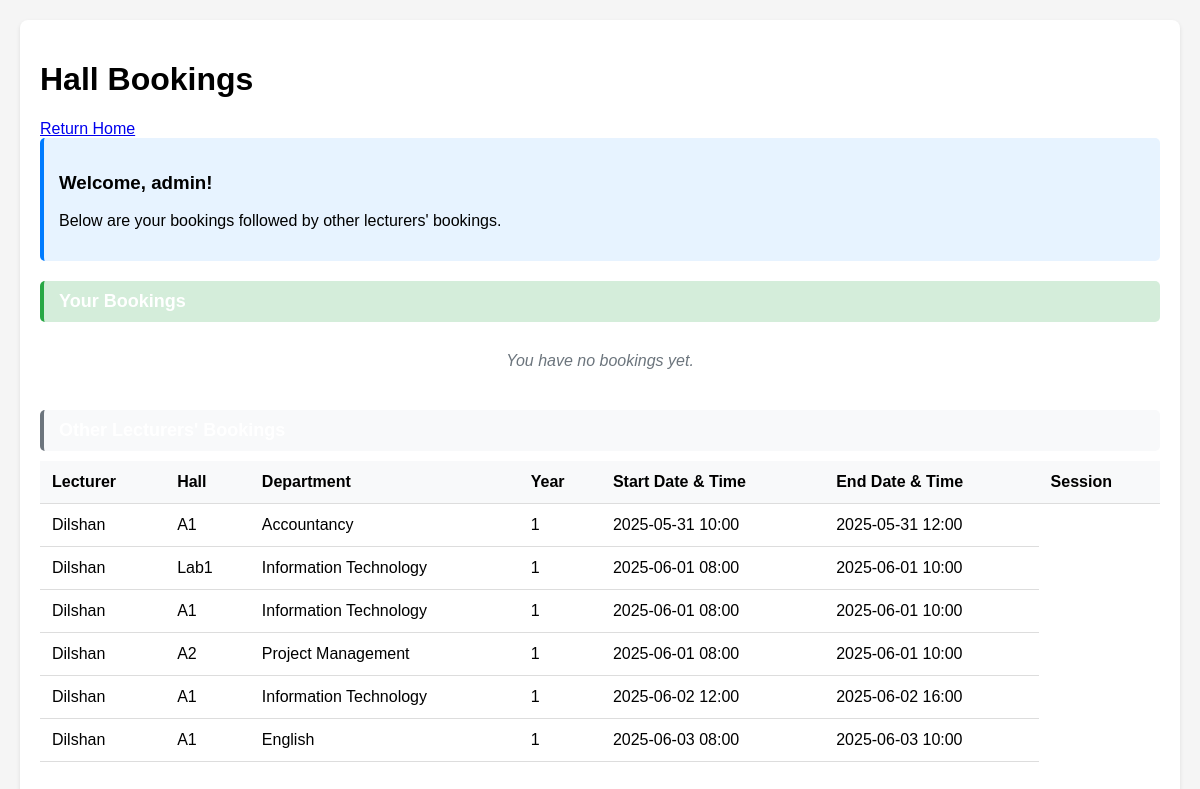
/view-bookings (signed in), run on the app's committed database.
### app.py (models this page shows)
class User(db.Model):
    id = db.Column(db.Integer,primary_key=True)
    name = db.Column(db.String,nullable = False)
    username = db.Column(db.String(50), unique = True, nullable = False)
    password = db.Column(db.String(100), unique = True, nullable = False)
    user_level = db.Column(db.Integer, nullable = False)##Lectures are 1 and admin is 0

class Booking(db.Model):
   booking_session = db.Column(db.String(100),primary_key=True)
   user_id = db.Column(db.Integer,db.ForeignKey('user.id'),nullable=False)
   hall_id = db.Column(db.Integer,db.ForeignKey('hall.id'),nullable=False)
   year_id = db.Column(db.Integer,db.ForeignKey('year.id'),nullable=False)
   department_id = db.Column(db.Integer,db.ForeignKey('department.id'),nullable=False)
   startDatetime = db.Column(db.DateTime,nullable=False)
   endDatetime = db.Column(db.DateTime,nullable=False)
   user = db.relationship('User', backref='bookings', lazy=True)
   hall = db.relationship('Hall', backref='bookings', lazy=True)
   year = db.relationship('Year', backref='bookings', lazy=True)
   department = db.relationship('Department', backref='bookings', lazy=True)

class Hall(db.Model):
   id = db.Column(db.Integer,primary_key = True)
   hallName = db.Column(db.String(5),nullable = False,unique=True)
   hallType = db.Column(db.String(10),nullable=False)

class Department(db.Model):
   id=db.Column(db.Integer,primary_key=True)
   department_name=db.Column(db.String(50),nullable=False,unique = True)

class Year(db.Model):
   id = db.Column(db.Integer,primary_key=True)
   department_id = db.Column(db.Integer,db.ForeignKey('department.id'),nullable = False)
   year = db.Column(db.Integer,nullable=False)

### app.py (the view, shortened to what this page needs)
@app.route('/view-bookings')
def view_bookings():
    if 'user' in session:
       user_id = User.query.filter_by(username=session.get('user')).one_or_none().id
    else:
         user_id = None
    if user_id:
        current_user = User.query.get(user_id)
        if not current_user:
            session.pop('user', None)
            return redirect(url_for('login'))
        user_bookings = Booking.query.options(
            db.joinedload(Booking.hall),
            db.joinedload(Booking.year),
            db.joinedload(Booking.department),
            db.joinedload(Booking.user)
        ).filter(Booking.user_id == user_id)\
         .order_by(Booking.startDatetime).all()
        other_bookings = Booking.query.options(
            db.joinedload(Booking.hall),
            db.joinedload(Booking.year),
            db.joinedload(Booking.department),
            db.joinedload(Booking.user)
        ).filter(Booking.user_id != user_id)\
         .order_by(Booking.startDatetime).all()
        return render_template('view_bookings.html',
                             user_bookings=user_bookings,
                             other_bookings=other_bookings,
                             current_user=current_user,
                             is_logged_in=True)

### templates/view_bookings.html (shortened to what this page needs)
<!DOCTYPE html>
<html lang="en">
<head>
</head>
<body>
    <div class="container">
        <h1>Hall Bookings</h1>
        <a href="{{ url_for('root') }}">Return Home</a>
        {% if is_logged_in %}
            <div class="selected-info">
                <h3>Welcome, {{ current_user.name }}!</h3>
                <p>Below are your bookings followed by other lecturers' bookings.</p>
            </div>
            <div class="section-title user-bookings">Your Bookings</div>
            {% if user_bookings %}
                <table>
                    <thead>
                        <tr>
                            <th>Hall</th>
                            <th>Department</th>
                            <th>Year</th>
                            <th>Start Date & Time</th>
                            <th>End Date & Time</th>
                        </tr>
                    </thead>
                    <tbody>
                        {% for booking in user_bookings %}
                        <tr>
                            <td>{{ booking.hall.hallName if booking.hall else 'N/A' }}</td>
                            <td>{{ booking.department.department_name if booking.department else 'N/A' }}</td>
                            <td>{{ booking.year.year if booking.year else 'N/A' }}</td>
                            <td>{{ booking.startDatetime.strftime('%Y-%m-%d %H:%M') if booking.startDatetime else 'N/A' }}</td>
                            <td>{{ booking.endDatetime.strftime('%Y-%m-%d %H:%M') if booking.endDatetime else 'N/A' }}</td>
                        </tr>
                        {% endfor %}
                    </tbody>
                </table>
            {% else %}
                <div class="no-bookings">You have no bookings yet.</div>
            {% endif %}
            <div class="section-title other-bookings">Other Lecturers' Bookings</div>
            {% if other_bookings %}
                <table>
                    <thead>
                        <tr>
                            <th>Lecturer</th>
                            <th>Hall</th>
                            <th>Department</th>
                            <th>Year</th>
                            <th>Start Date & Time</th>
                            <th>End Date & Time</th>
                            <th>Session</th>
                        </tr>
                    </thead>
                    <tbody>
                        {% for booking in other_bookings %}
                        <tr>
                            <td>{{ booking.user.name if booking.user else 'N/A' }}</td>
                            <td>{{ booking.hall.hallName if booking.hall else 'N/A' }}</td>
                            <td>{{ booking.department.department_name if booking.department else 'N/A' }}</td>
                            <td>{{ booking.year.year if booking.year else 'N/A' }}</td>
                            <td>{{ booking.startDatetime.strftime('%Y-%m-%d %H:%M') if booking.startDatetime else 'N/A' }}</td>
                            <td>{{ booking.endDatetime.strftime('%Y-%m-%d %H:%M') if booking.endDatetime else 'N/A' }}</td>
                        </tr>
                        {% endfor %}
                    </tbody>
                </table>
            {% else %}
                <div class="no-bookings">No other bookings found.</div>
            {% endif %}
        {% endif %}
    </div>
</body>
</html>

### templates/view_bookings.html (style rules this page uses)
body { font-family: Arial, sans-serif; margin: 20px; background-color: #f5f5f5; }
.container { max-width: 1200px; margin: 0 auto; background-color: white; padding: 20px; border-radius: 8px; box-shadow: 0 2px 4px rgba(0,0,0,0.1); }
.section-title { background-color: #007bff; color: white; padding: 10px 15px; margin: 20px 0 10px 0; border-radius: 5px; font-size: 18px; font-weight: bold; }
.user-bookings { background-color: #d4edda; border-left: 4px solid #28a745; }
.other-bookings { background-color: #f8f9fa; border-left: 4px solid #6c757d; }
table { width: 100%; border-collapse: collapse; margin-bottom: 20px; }
th, td { padding: 12px; text-align: left; border-bottom: 1px solid #ddd; }
th { background-color: #f8f9fa; font-weight: bold; }
.no-bookings { text-align: center; color: #6c757d; font-style: italic; padding: 20px; }
.selected-info { background-color: #e7f3ff; padding: 15px; border-radius: 5px; margin-bottom: 20px; border-left: 4px solid #007bff; }

### data on the page
User: name "admin"
Booking: user "Dilshan", hall "A1", department "Accountancy", year "1", startDatetime "2025-05-31 10:00", endDatetime "2025-05-31 12:00"
Booking: user "Dilshan", hall "Lab1", department "Information Technology", year "1", startDatetime "2025-06-01 08:00", endDatetime "2025-06-01 10:00"
Booking: user "Dilshan", hall "A1", department "Information Technology", year "1", startDatetime "2025-06-01 08:00", endDatetime "2025-06-01 10:00"
Booking: user "Dilshan", hall "A2", department "Project Management", year "1", startDatetime "2025-06-01 08:00", endDatetime "2025-06-01 10:00"
Booking: user "Dilshan", hall "A1", department "Information Technology", year "1", startDatetime "2025-06-02 12:00", endDatetime "2025-06-02 16:00"
Booking: user "Dilshan", hall "A1", department "English", year "1", startDatetime "2025-06-03 08:00", endDatetime "2025-06-03 10:00"
